Frame 1 (no input): blank canvas, image omitted
Frame 60 (the mouse pressed at the canvas centre just before this capture): blank canvas, image omitted
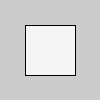
Frame 120 (the mouse held since frame 60 and released just before this capture)

The Processing sketch whose frames 1 and 60 were blank and that drew this single picture after the mouse press (run headless with seeded random() and noise(); from frame 60 on, the mouse is pressed at the canvas centre):

// Processing sketch: button_interactions
// ── button_interactions.pde
void setup() {
  size(100, 100);
}

void draw() {
  if (mousePressed == true) {
    if (mouseButton == LEFT) {
      fill(0); //Black
    } else if (mouseButton == RIGHT) {
      fill(190); //Some other colour
    }
    else {
      fill(245);
    }
    rect(25, 25, 50, 50);
  }
}
      
